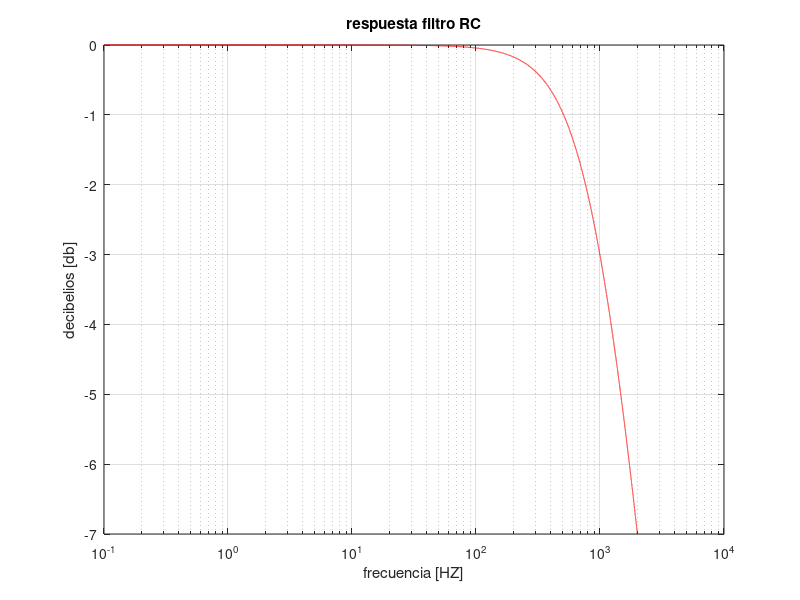

MATLAB code for this plot:
clc; % limpia la pantalla
clear; % borra el espacio de trabajo

%simulacion

vf = 0:0.1:2000;
R = 1000;
C = 159.19e-9;
w = 2*pi*vf;
H =1./(1+(1j*w*R*C));

%log

dbH = 20*log10(abs(H));

%plot

semilogx(vf,dbH,"r");
grid on;
xlabel("frecuencia [HZ]");
ylabel("decibelios [db]");
title("respuesta filtro RC");
